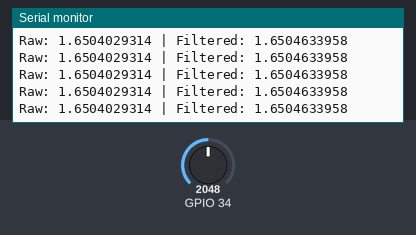
This sketch was run on a simulated ESP32. Parts: the last lines printed to the serial monitor. Inputs (shaded band) come from the test bench; at power-on: GPIO 34 = 2048.

Above: at 1.2 s.
1.3 s: GPIO 34 set to 2866
At 1.31 s:
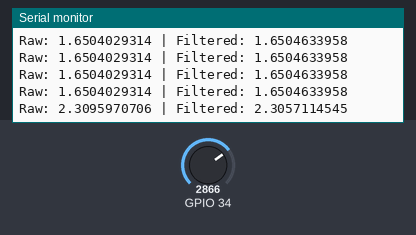
2.8 s: GPIO 34 set to 3603
At 2.82 s:
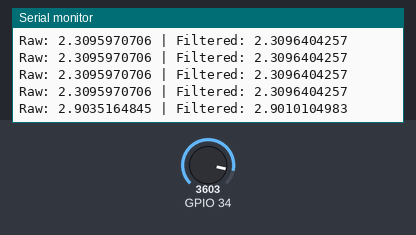
Timing chart, 0 to 5.8 s (numbered marks = the images above; inputs shaded):
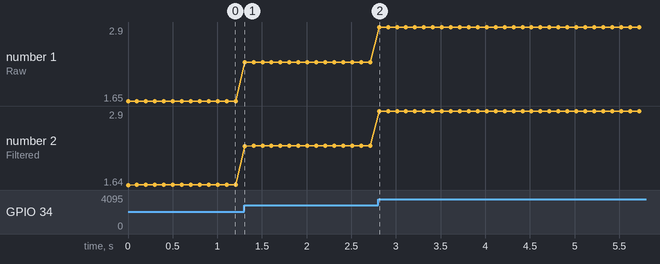

The sketch:

example.ino
```cpp
#include "KalmanFilter.h"

KalmanFilter kf(0.0001, 0.01, 1.0, 0.0);  // q, r, p, x (double precision)

void setup() {
    Serial.begin(115200);
}

void loop() {
    int raw = analogRead(34);
    double voltage = (static_cast<double>(raw) / 4095.0) * 3.3;
    double filtered = kf.update(voltage);

    Serial.print("Raw: ");
    Serial.print(voltage, 10);
    Serial.print(" | Filtered: ");
    Serial.println(filtered, 10);

    delay(100);
}
```

KalmanFilter.cpp
```cpp
// KalmanFilter.cpp
#include "KalmanFilter.h"
#include <math.h>

KalmanFilter::KalmanFilter(double processNoise, double measurementNoise, double estimationError, double initialEstimate)
    : q(processNoise), r(measurementNoise), p(estimationError), x(initialEstimate), compensation(0.0) {}

double KalmanFilter::update(double measurement) {
    // Prediction update
    p = kahanSum(q + p - compensation);  // Update error covariance

    // Measurement update
    k = safeDiv(p, p + r);  // Compute Kalman gain
    double innovation = measurement - x;
    x = kahanSum(preciseMul(k, innovation));  // Update estimate
    p = preciseMul((1.0 - k), p);  // Update error covariance

    return x;
}

double KalmanFilter::kahanSum(double increment) {
    double y = increment - compensation;
    double t = x + y;
    compensation = (t - x) - y;
    x = t;
    return x;
}

// Two-product style precise multiplication
double KalmanFilter::preciseMul(double a, double b) {
    double result = a * b;
    double error = fma(a, b, -result);  // fused multiply-add captures the rounding error
    return result + error;
}

// Safe division with fallback for near-zero denominators
double KalmanFilter::safeDiv(double numerator, double denominator) {
    if (fabs(denominator) < 1e-12) return 0.0;
    double result = numerator / denominator;
    // Optionally refine result here using Newton-Raphson or similar
    return result;
}
```

KalmanFilter.h
```cpp
// KalmanFilter.h
#ifndef KALMAN_FILTER_H
#define KALMAN_FILTER_H

class KalmanFilter {
public:
    KalmanFilter(double processNoise, double measurementNoise, double estimationError, double initialEstimate);

    double update(double measurement);

private:
    double q;  // Process noise covariance
    double r;  // Measurement noise covariance
    double p;  // Estimation error covariance
    double x;  // Value
    double k;  // Kalman gain

    // Kahan summation error compensation
    double compensation;

    // Precision-aware helpers
    double kahanSum(double increment);
    double preciseMul(double a, double b);
    double safeDiv(double numerator, double denominator);
};

#endif
```

Measured:
- after the input at 1.3 s, the serial monitor: prints a new line at once (image 1)
- after the input at 2.8 s, the serial monitor: prints a new line at once (image 2)
- plotted number 1: 1.65 → 2.31 after the input at 1.3 s, 2.31 → 2.9 after the input at 2.8 s
- plotted number 2: 1.65 → 2.31 after the input at 1.3 s, 2.31 → 2.9 after the input at 2.8 s
